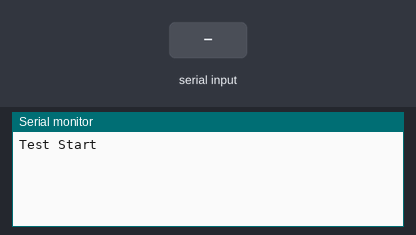
A sketch run on a simulated Arduino Uno, built with avr-gcc and run on an emulated ATmega328P. Parts: the last lines printed to the serial monitor. Inputs (shaded band) come from the test bench.

Above: at 1.2 s.
1.3 s: "1" received over the second serial link
At 2.3 s:
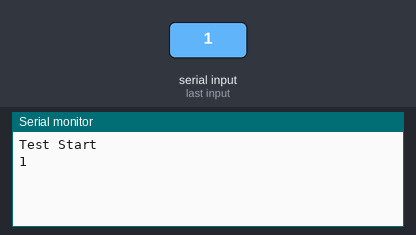
2.8 s: "0" received over the second serial link
At 3.4 s:
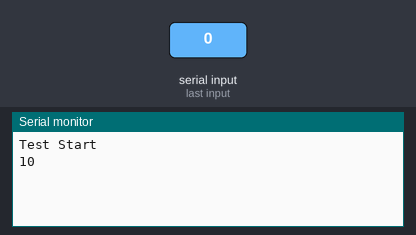

The sketch:

Chap_4.ino
```cpp
#include <SoftwareSerial.h>

const int RX1 = 8;
const int TX1 = 9;


// create SoftwareSerial objects
SoftwareSerial SoftSerialOne(RX1,TX1);

   void setup()
   {
     pinMode(RX1, INPUT);
     pinMode(TX1, OUTPUT);

     Serial.begin(9600);
     Serial.println("Test Start");
     Serial.setTimeout(5000);
     SoftSerialOne.begin(9600);

   }

   void loop()
   {

     while(Serial.available())
     {

       SoftSerialOne.write(Serial.read());
     }
     while(SoftSerialOne.available())
     {
       Serial.write(SoftSerialOne.read());
       Serial.setTimeout(5000);
     }


   }
```

Measured:
- after the input at 1.3 s, the serial monitor: prints a new line at once (image 1)
- after the input at 2.8 s, the serial monitor: prints a new line at once (image 2)
